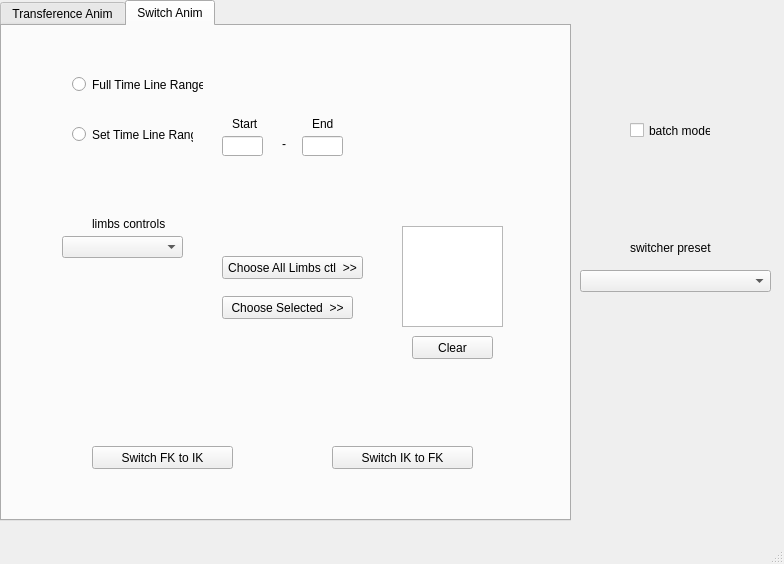
<?xml version="1.0" encoding="UTF-8"?>
<ui version="4.0">
 <class>winTransferenceTool</class>
 <widget class="QMainWindow" name="winTransferenceTool">
  <property name="geometry">
   <rect>
    <x>0</x>
    <y>0</y>
    <width>784</width>
    <height>564</height>
   </rect>
  </property>
  <property name="windowTitle">
   <string>Animation Transference Tool</string>
  </property>
  <widget class="QWidget" name="centralwidget">
   <widget class="QTabWidget" name="tabWid_app">
    <property name="geometry">
     <rect>
      <x>0</x>
      <y>0</y>
      <width>571</width>
      <height>521</height>
     </rect>
    </property>
    <property name="currentIndex">
     <number>1</number>
    </property>
    <widget class="QWidget" name="tab">
     <attribute name="title">
      <string>Transference Anim</string>
     </attribute>
     <widget class="QPushButton" name="pushBut_generateSkell">
      <property name="geometry">
       <rect>
        <x>130</x>
        <y>110</y>
        <width>331</width>
        <height>23</height>
       </rect>
      </property>
      <property name="text">
       <string>Generate Skeleton File</string>
      </property>
     </widget>
     <widget class="QLabel" name="lab_skelPath">
      <property name="geometry">
       <rect>
        <x>40</x>
        <y>140</y>
        <width>491</width>
        <height>20</height>
       </rect>
      </property>
      <property name="font">
       <font>
        <pointsize>8</pointsize>
       </font>
      </property>
      <property name="text">
       <string/>
      </property>
     </widget>
     <widget class="QLabel" name="lab_characterSteps">
      <property name="geometry">
       <rect>
        <x>130</x>
        <y>30</y>
        <width>371</width>
        <height>16</height>
       </rect>
      </property>
      <property name="font">
       <font>
        <pointsize>10</pointsize>
       </font>
      </property>
      <property name="text">
       <string>___________Just 1 Time per Character Steps___________</string>
      </property>
     </widget>
     <widget class="QLabel" name="lab_anim_rig_exported">
      <property name="geometry">
       <rect>
        <x>40</x>
        <y>200</y>
        <width>491</width>
        <height>31</height>
       </rect>
      </property>
      <property name="text">
       <string/>
      </property>
     </widget>
     <widget class="QLabel" name="lab_launchAnimationTransference">
      <property name="geometry">
       <rect>
        <x>130</x>
        <y>300</y>
        <width>361</width>
        <height>16</height>
       </rect>
      </property>
      <property name="font">
       <font>
        <pointsize>10</pointsize>
       </font>
      </property>
      <property name="text">
       <string>___________Launch Animations Transference____________</string>
      </property>
     </widget>
     <widget class="QPushButton" name="pushBut_createAssembly">
      <property name="geometry">
       <rect>
        <x>30</x>
        <y>180</y>
        <width>501</width>
        <height>23</height>
       </rect>
      </property>
      <property name="text">
       <string>Create UnrealSkeleton - SetUp Assembly File</string>
      </property>
     </widget>
     <widget class="QPushButton" name="pushBut_animFolder">
      <property name="geometry">
       <rect>
        <x>30</x>
        <y>330</y>
        <width>141</width>
        <height>41</height>
       </rect>
      </property>
      <property name="text">
       <string>Set Source Anim Folder</string>
      </property>
     </widget>
     <widget class="QPushButton" name="pushBut_runAnimTransf">
      <property name="geometry">
       <rect>
        <x>30</x>
        <y>430</y>
        <width>501</width>
        <height>41</height>
       </rect>
      </property>
      <property name="text">
       <string>Run Animations Transference</string>
      </property>
     </widget>
     <widget class="QLabel" name="lab_skelPath_2">
      <property name="geometry">
       <rect>
        <x>480</x>
        <y>270</y>
        <width>451</width>
        <height>20</height>
       </rect>
      </property>
      <property name="font">
       <font>
        <pointsize>10</pointsize>
       </font>
      </property>
      <property name="text">
       <string/>
      </property>
     </widget>
     <widget class="QLineEdit" name="lineEd_amimFolder">
      <property name="geometry">
       <rect>
        <x>180</x>
        <y>340</y>
        <width>351</width>
        <height>20</height>
       </rect>
      </property>
     </widget>
     <widget class="QLineEdit" name="lineEd_setUpPath">
      <property name="geometry">
       <rect>
        <x>170</x>
        <y>70</y>
        <width>361</width>
        <height>20</height>
       </rect>
      </property>
     </widget>
     <widget class="QCheckBox" name="checkBFKIK_matcher">
      <property name="geometry">
       <rect>
        <x>130</x>
        <y>390</y>
        <width>131</width>
        <height>21</height>
       </rect>
      </property>
      <property name="text">
       <string>Match IK to FK</string>
      </property>
     </widget>
     <widget class="QPushButton" name="pushBut_setupPAth">
      <property name="geometry">
       <rect>
        <x>40</x>
        <y>70</y>
        <width>111</width>
        <height>23</height>
       </rect>
      </property>
      <property name="text">
       <string>Set SetUp Path</string>
      </property>
     </widget>
    </widget>
    <widget class="QWidget" name="tab_switch">
     <attribute name="title">
      <string>Switch Anim</string>
     </attribute>
     <widget class="QPushButton" name="pushBut_fk_ik">
      <property name="geometry">
       <rect>
        <x>90</x>
        <y>420</y>
        <width>141</width>
        <height>23</height>
       </rect>
      </property>
      <property name="text">
       <string>Switch FK to IK</string>
      </property>
     </widget>
     <widget class="QPushButton" name="pushBut_ik_fk">
      <property name="geometry">
       <rect>
        <x>330</x>
        <y>420</y>
        <width>141</width>
        <height>23</height>
       </rect>
      </property>
      <property name="text">
       <string>Switch IK to FK</string>
      </property>
     </widget>
     <widget class="QRadioButton" name="radioButt_fulll_timeline">
      <property name="geometry">
       <rect>
        <x>70</x>
        <y>50</y>
        <width>131</width>
        <height>17</height>
       </rect>
      </property>
      <property name="text">
       <string>Full Time Line Range</string>
      </property>
     </widget>
     <widget class="QRadioButton" name="radioButt_set_timeline">
      <property name="geometry">
       <rect>
        <x>70</x>
        <y>100</y>
        <width>121</width>
        <height>17</height>
       </rect>
      </property>
      <property name="text">
       <string>Set Time Line Range</string>
      </property>
     </widget>
     <widget class="QLineEdit" name="lineEd_start_f">
      <property name="geometry">
       <rect>
        <x>220</x>
        <y>110</y>
        <width>41</width>
        <height>20</height>
       </rect>
      </property>
     </widget>
     <widget class="QLineEdit" name="lineEd_end_f">
      <property name="geometry">
       <rect>
        <x>300</x>
        <y>110</y>
        <width>41</width>
        <height>20</height>
       </rect>
      </property>
     </widget>
     <widget class="QLabel" name="lab_start">
      <property name="geometry">
       <rect>
        <x>230</x>
        <y>90</y>
        <width>31</width>
        <height>16</height>
       </rect>
      </property>
      <property name="text">
       <string>Start</string>
      </property>
     </widget>
     <widget class="QLabel" name="lab_end">
      <property name="geometry">
       <rect>
        <x>310</x>
        <y>90</y>
        <width>31</width>
        <height>16</height>
       </rect>
      </property>
      <property name="text">
       <string>End</string>
      </property>
     </widget>
     <widget class="QLabel" name="lab_underscore">
      <property name="geometry">
       <rect>
        <x>280</x>
        <y>110</y>
        <width>16</width>
        <height>16</height>
       </rect>
      </property>
      <property name="text">
       <string>-</string>
      </property>
     </widget>
     <widget class="QComboBox" name="comboB_ik_ctl">
      <property name="geometry">
       <rect>
        <x>60</x>
        <y>210</y>
        <width>121</width>
        <height>22</height>
       </rect>
      </property>
     </widget>
     <widget class="QPushButton" name="pushBut_choose_all">
      <property name="geometry">
       <rect>
        <x>220</x>
        <y>230</y>
        <width>141</width>
        <height>23</height>
       </rect>
      </property>
      <property name="text">
       <string>Choose All Limbs ctl  &gt;&gt;</string>
      </property>
     </widget>
     <widget class="QPushButton" name="pushBut_choose_sel">
      <property name="geometry">
       <rect>
        <x>220</x>
        <y>270</y>
        <width>131</width>
        <height>23</height>
       </rect>
      </property>
      <property name="text">
       <string>Choose Selected  &gt;&gt;</string>
      </property>
     </widget>
     <widget class="QLabel" name="lab_ik_ctls">
      <property name="geometry">
       <rect>
        <x>90</x>
        <y>190</y>
        <width>81</width>
        <height>16</height>
       </rect>
      </property>
      <property name="text">
       <string>limbs controls</string>
      </property>
     </widget>
     <widget class="QListWidget" name="listV_ik_ctl">
      <property name="geometry">
       <rect>
        <x>400</x>
        <y>200</y>
        <width>101</width>
        <height>101</height>
       </rect>
      </property>
     </widget>
     <widget class="QPushButton" name="pushBut_clear_qw">
      <property name="geometry">
       <rect>
        <x>410</x>
        <y>310</y>
        <width>81</width>
        <height>23</height>
       </rect>
      </property>
      <property name="text">
       <string>Clear</string>
      </property>
     </widget>
    </widget>
   </widget>
   <widget class="QComboBox" name="comboB_switch_template">
    <property name="geometry">
     <rect>
      <x>580</x>
      <y>270</y>
      <width>191</width>
      <height>22</height>
     </rect>
    </property>
   </widget>
   <widget class="QLabel" name="lab_ik_ctls_2">
    <property name="geometry">
     <rect>
      <x>630</x>
      <y>240</y>
      <width>81</width>
      <height>16</height>
     </rect>
    </property>
    <property name="text">
     <string>switcher preset</string>
    </property>
   </widget>
   <widget class="QCheckBox" name="checkBFbatchmode">
    <property name="geometry">
     <rect>
      <x>630</x>
      <y>120</y>
      <width>81</width>
      <height>21</height>
     </rect>
    </property>
    <property name="text">
     <string>batch mode</string>
    </property>
   </widget>
  </widget>
  <widget class="QMenuBar" name="menubar">
   <property name="geometry">
    <rect>
     <x>0</x>
     <y>0</y>
     <width>784</width>
     <height>21</height>
    </rect>
   </property>
  </widget>
  <widget class="QStatusBar" name="statusbar"/>
 </widget>
 <resources/>
 <connections/>
</ui>
